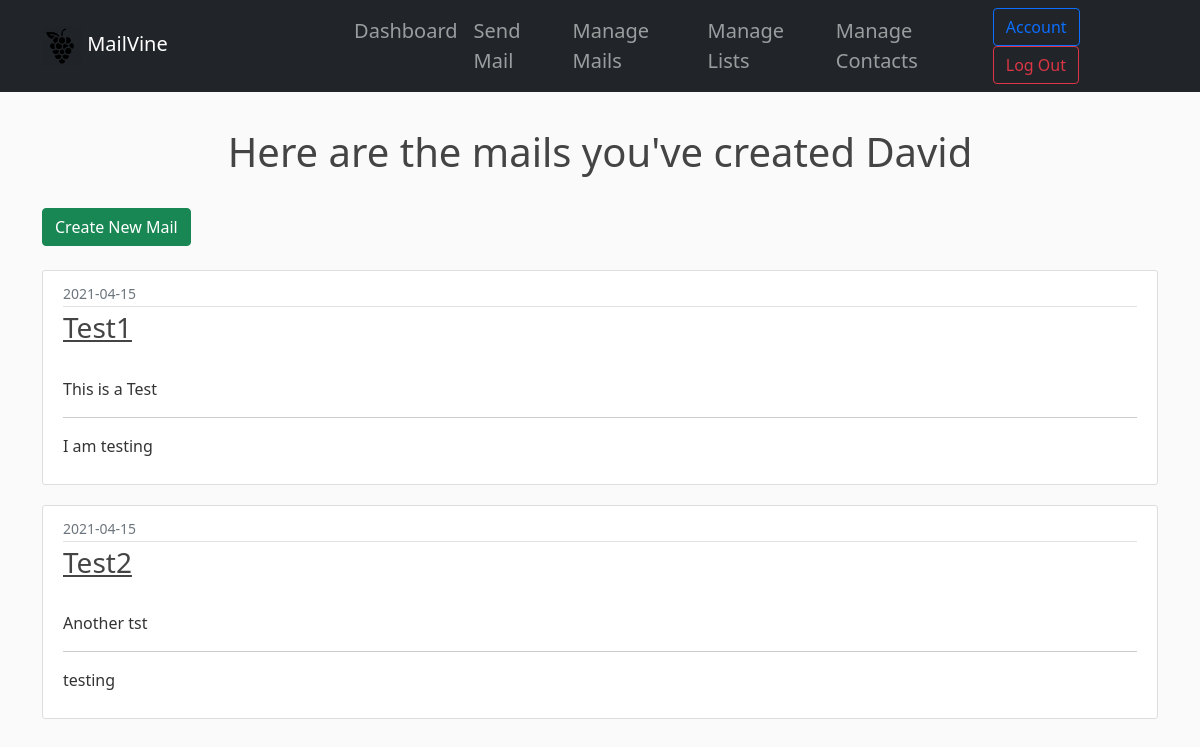
/manage_mails.html (signed in), run on an earlier commit of the app's database.
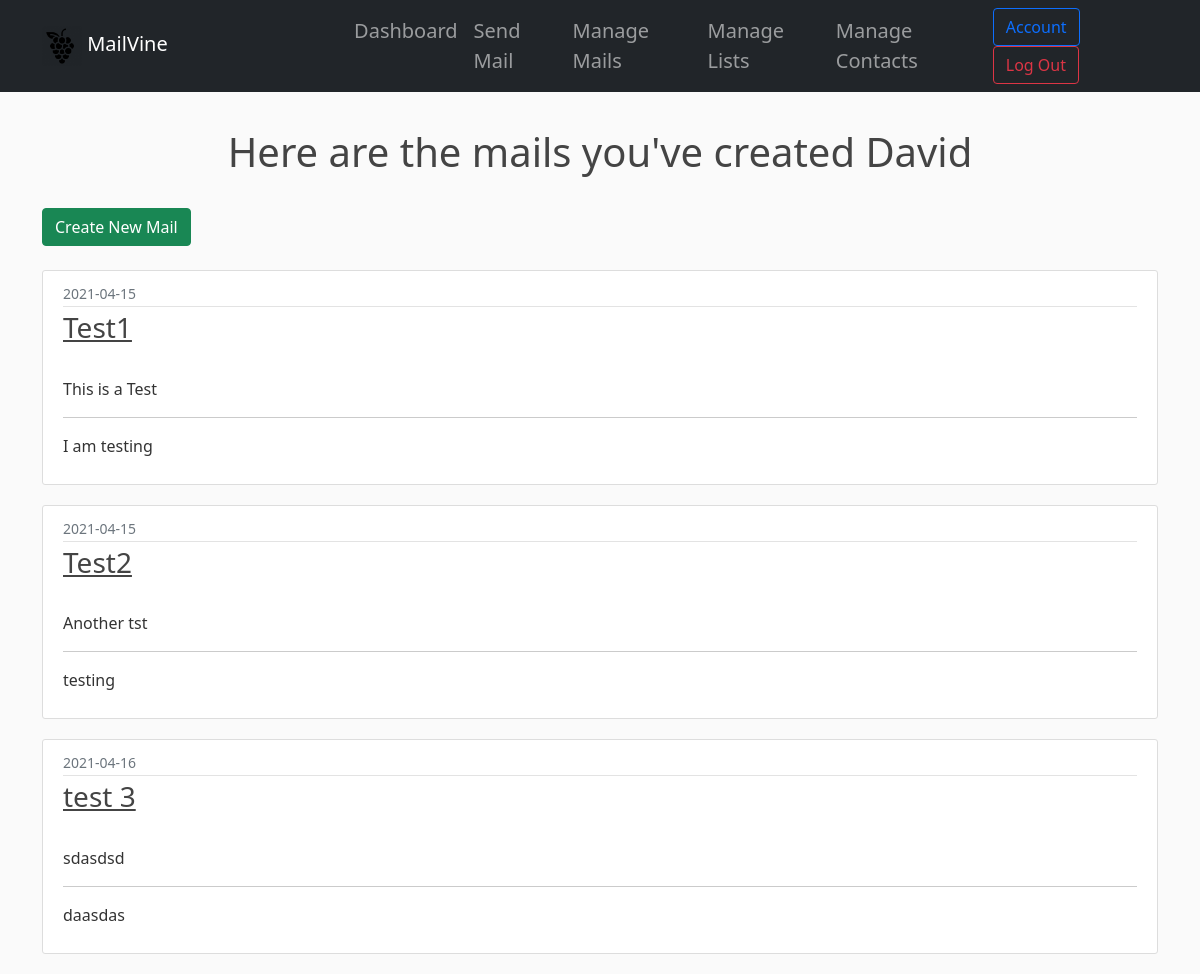
And on a later commit of the database.
### mailvine/models.py (models this page shows, shortened)
class Mail(db.Model):
    id = db.Column(db.Integer, primary_key=True)
    title = db.Column(db.String(60), nullable=False)
    subject = db.Column(db.String(120), nullable=False, default='Check this out!')
    email_text = db.Column(db.Text, nullable=False)
    email_photo = db.Column(db.String(20))
    is_active = db.Column(db.Boolean, nullable=False, default=1)
    created_at = db.Column(db.DateTime, nullable=False, default=datetime.utcnow)
    user_id = db.Column(db.Integer, db.ForeignKey('user.id'), nullable=False)

### mailvine/routes.py (the view)
@app.route('/manage_mails.html')
@login_required
def manage_mail():
    user = User.query.get(current_user.id)
    mails = Mail.query.filter(Mail.user == user)
    return render_template('manage_mails.html', mails=mails)

### mailvine/models.py (called while the page is built)
@login_manager.user_loader
def load_user(user_id):
    return User.query.get(int(user_id))

### mailvine/templates/manage_mails.html (shortened to what this page needs)
{% extends "dashboard_layout.html" %}
{% block body %}
<main class="container">
    <div class="pt-5 text-center">
        <h1>Here are the mails you've created {{ current_user.first_name }}</h1>
    </div>
    <br>
    <div>
        <a class="btn btn-success" href="{{ url_for('new_mail') }}" role="button">Create New Mail</a>
    </div>
    <br>
    {% for mail in mails %}
    <article class="media content-section">
        <div class="media-body">
            <div class="article-metadata">
                <small class="text-muted">{{ mail.created_at.strftime('%Y-%m-%d') }}</small>
            </div>
            <h3><a href="{{ url_for('mail', mail_id=mail.id) }}" class="article-title">{{ mail.title}}</a></h3>
            <br>
            <p class="article-content">{{ mail.subject }}</p>
            <hr>
            <p class="article-content">{{ mail.email_text }}</p>
        </div>
    </article>
    {% endfor %}
</main>
{%endblock body%}

What changed in the data, as far as the page shows it:
added Mail: created_at "2021-04-16", title "test 3", subject "sdasdsd", email_text "daasdas"
